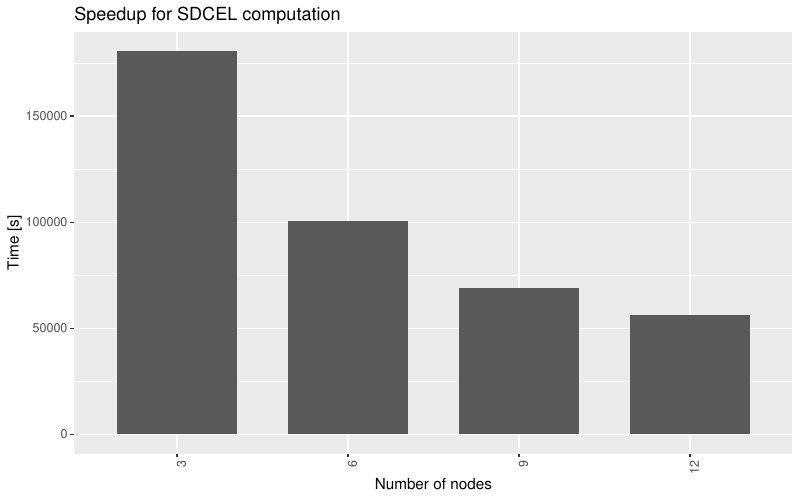

The script that saved this image:
library(tidyverse)

data0 = enframe(read_lines("speedup.txt"), value="line")

data1 = data0 %>%
  filter(str_detect(line, 'TIME'))

fields = c("ts","start","appId","time","tag","stage","nodes")
data2 = data1 %>% 
  separate(sep = "\\|", col = "line", into = fields, extra = "drop") %>%
  filter(stage == "end") %>%
  select(time, nodes) %>%
  mutate(time = as.numeric(time))

data3 = data2 %>%
  group_by(nodes) %>% summarise(time = mean(time)) %>%
  mutate(nodes = fct_relevel(nodes, "3", "6", "9", "12"))

p = ggplot(data3, aes(x = nodes, y = time)) + 
  geom_col(width = 0.7) + 
  theme(axis.text.x = element_text(angle = 90, hjust = 1)) +
  labs(x="Number of nodes", y="Time [s]", title=paste0("Speedup for SDCEL computation"))
plot(p)

ggsave(paste0("speedup.pdf"), width = 8, height = 5)
